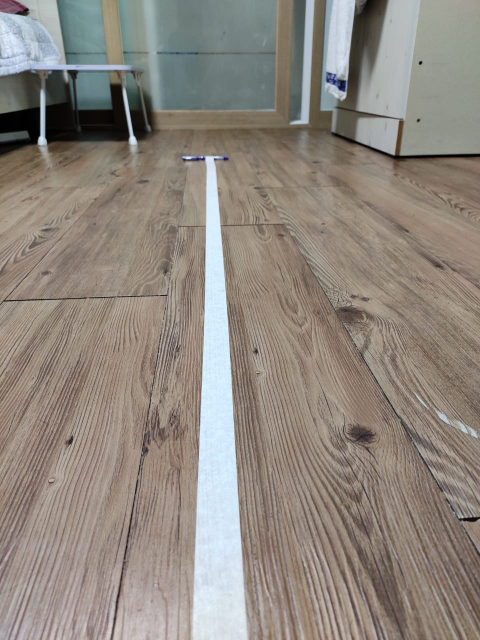
#> input picture Images/ex1.jpeg, 960 x 1280 px, given in place of the camera (shown at 1/2 size)
$ python 'Changing colorspaces.py'
#> lines starting #> are read from the running program, lines starting #| are printed output that depends on the picture; after the words box and inside, x2 and y2 are one past the last pixel; in counts of white or black regions, pixels touching at a corner belong together
import cv2

import numpy as np
'''
flags = [i for i in dir(cv) if i.startswith('COLOR_')]

print('No of Color-space conversion method in opencv:',len(flags))
'''

# import cv2
# import numpy as np

cap = cv2.VideoCapture(0)

while(1):

    _, frame = cap.read()
#> frame is the input picture: shape (1280, 960, 3); mean B, G, R 126.7, 135.1, 143.1
    hsv = cv2.cvtColor(frame, cv2.COLOR_BGR2HSV)
#> hsv: shape (1280, 960, 3); mean H, S, V 30.3, 43.7, 147

    # define range of white color in HSV
    # change it according to your need !
    lower_white = np.array([0, 0, 168])
    upper_white = np.array([172, 111, 255])

    # Threshold the HSV image to get only white colors
    mask = cv2.inRange(hsv, lower_white, upper_white)
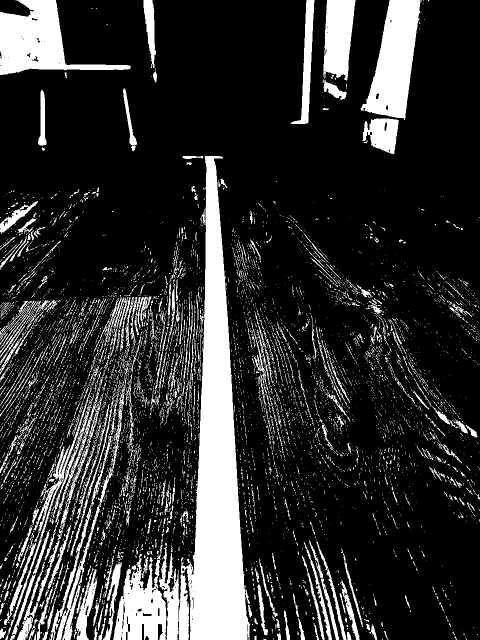
#> mask: shape (1280, 960) (shown at 1/2 size); 18.8% white; 6868 white regions (6250 under 20 px), largest, box (x1, y1, x2, y2) and area: (362, 312, 500, 1280) 63115, (0, 0, 262, 150) 16969, (721, 0, 841, 240) 16366
    # Bitwise-AND mask and original image
    res = cv2.bitwise_and(frame,frame, mask= mask)
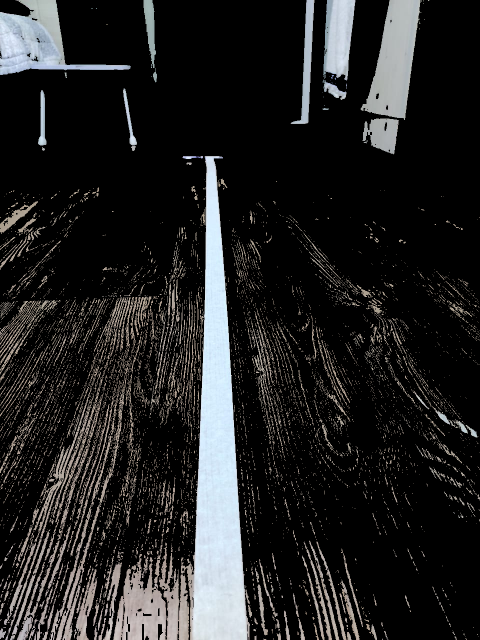
#> res: shape (1280, 960, 3) (shown at 1/2 size); mean B, G, R 35.3, 35.2, 35.1
    median = cv2.medianBlur(res, 5)
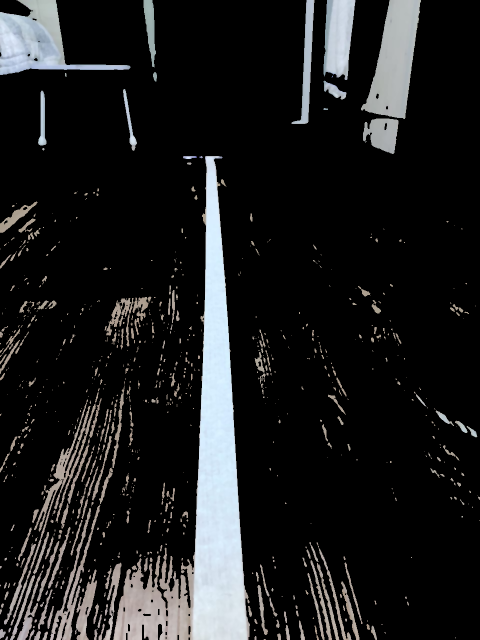
#> median: shape (1280, 960, 3) (shown at 1/2 size); mean B, G, R 30.1, 29.5, 29
    roi = median[200:400, 150:400]
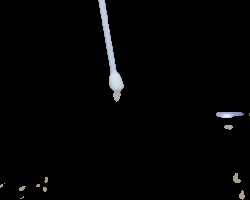
#> roi: shape (200, 250, 3); mean B, G, R 4.3, 4.1, 4
    cv2.imshow("ROI", roi)
    th2 = cv2.adaptiveThreshold(mask, 255, cv2.ADAPTIVE_THRESH_MEAN_C,cv2.THRESH_BINARY, 11, 2)
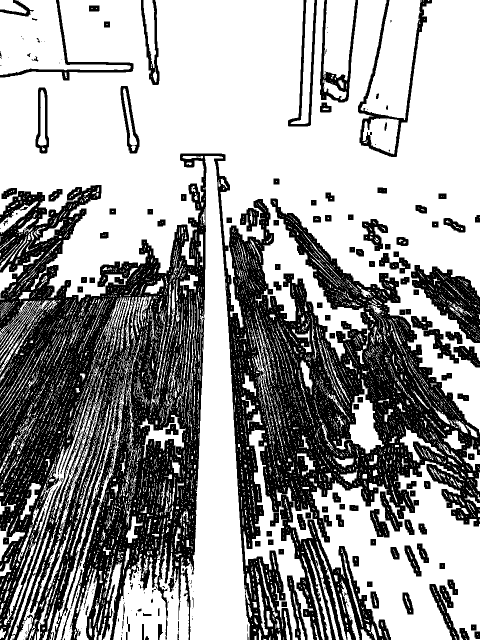
#> th2: shape (1280, 960) (shown at 1/2 size); 61.9% white; 460 black regions (323 under 20 px), largest, box (x1, y1, x2, y2) and area: (0, 307, 960, 1280) 403421, (822, 530, 960, 686) 9878, (716, 0, 864, 314) 5369


    cv2.imshow('frame',frame)
    cv2.imshow('mask',mask)
    cv2.imshow('res',median)
    cv2.imshow('th2', th2)

    # Press Q on keyboard to  exit
    if cv2.waitKey(1) == ord('q'):
#> (key q is pressed here)
        print('Streaming Stopped because of key pressed event')
        break

cv2.destroyAllWindows()

$ run again, on Images/ex2.jpeg
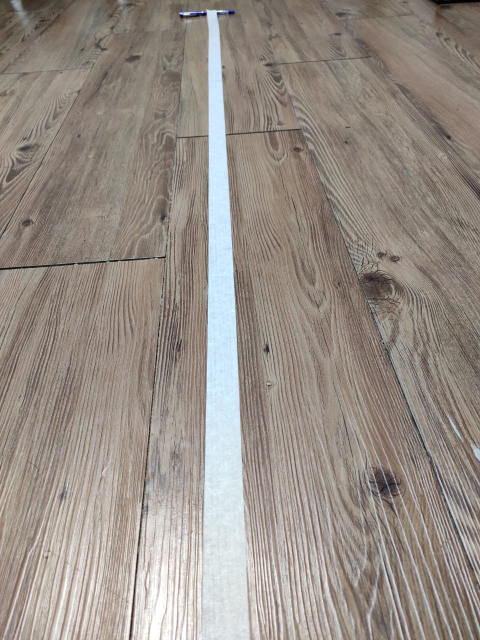
#> input picture Images/ex2.jpeg, 960 x 1280 px, given in place of the camera (shown at 1/2 size)
#> frame is the input picture: shape (1280, 960, 3); mean B, G, R 134.6, 142.3, 150.9
#> hsv: shape (1280, 960, 3); mean H, S, V 21.2, 35, 152.7
#> `mask = cv2.inRange(hsv, lower_white, upper_white)`:
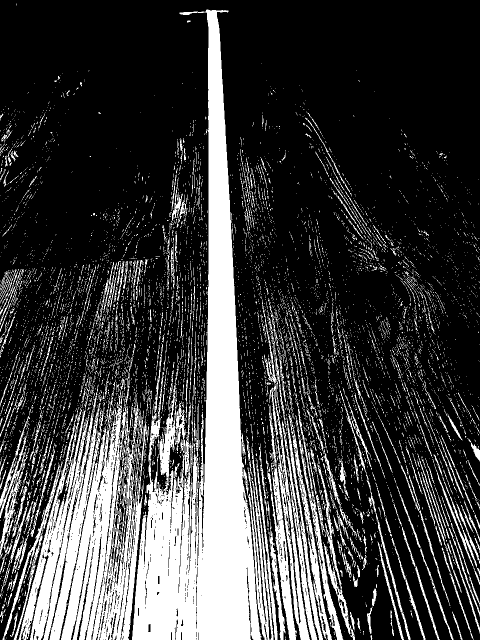
#> mask: shape (1280, 960) (shown at 1/2 size); 24.4% white; 7750 white regions (7138 under 20 px), largest, box (x1, y1, x2, y2) and area: (264, 19, 547, 1280) 124678, (37, 756, 292, 1280) 60103, (540, 775, 620, 1280) 5855
#> `th2 = cv2.adaptiveThreshold(mask, 255, cv2.ADAPTIVE_THRESH_MEAN_C,cv2...`:
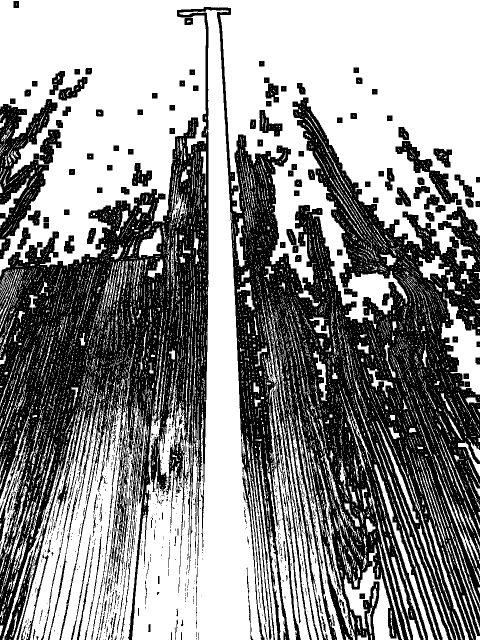
#> th2: shape (1280, 960) (shown at 1/2 size); 56.7% white; 1076 black regions (871 under 20 px), largest, box (x1, y1, x2, y2) and area: (0, 14, 960, 1280) 476583, (0, 198, 123, 518) 16391, (791, 282, 916, 408) 3690

$ run again, on Images/ex3.jpeg
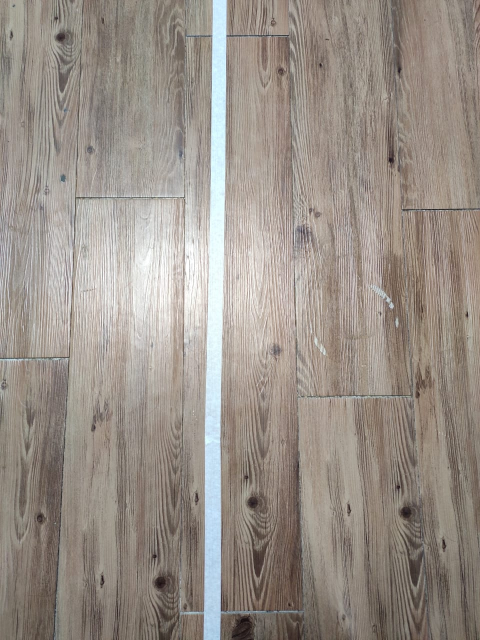
#> input picture Images/ex3.jpeg, 960 x 1280 px, given in place of the camera (shown at 1/2 size)
#> frame is the input picture: shape (1280, 960, 3); mean B, G, R 136.7, 144.6, 153.3
#> hsv: shape (1280, 960, 3); mean H, S, V 18.9, 33.3, 154.5
#> `mask = cv2.inRange(hsv, lower_white, upper_white)`:
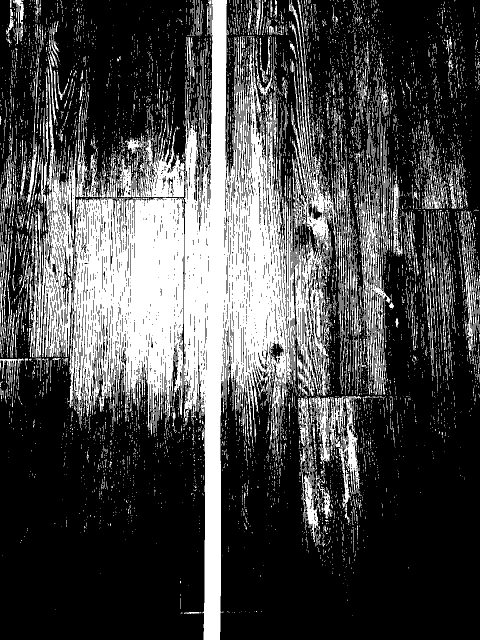
#> mask: shape (1280, 960) (shown at 1/2 size); 28.8% white; 7263 white regions (6572 under 20 px), largest, box (x1, y1, x2, y2) and area: (367, 0, 591, 1280) 122031, (138, 396, 369, 866) 77564, (578, 0, 674, 792) 20726
#> `th2 = cv2.adaptiveThreshold(mask, 255, cv2.ADAPTIVE_THRESH_MEAN_C,cv2...`:
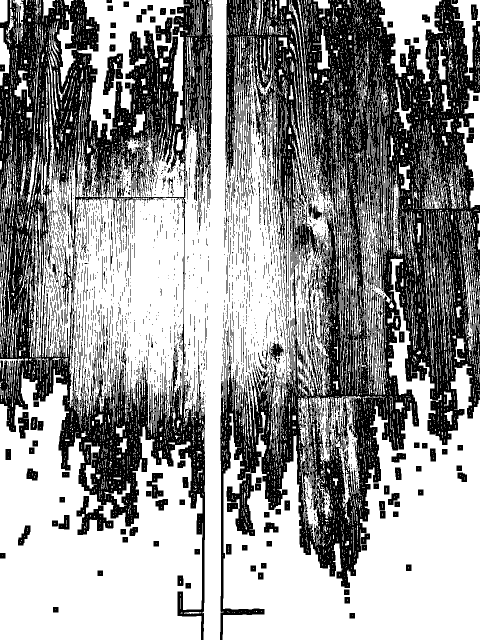
#> th2: shape (1280, 960) (shown at 1/2 size); 58.8% white; 2510 black regions (2064 under 20 px), largest, box (x1, y1, x2, y2) and area: (440, 0, 960, 1280) 279957, (0, 0, 425, 1280) 170108, (453, 947, 510, 1072) 3137

$ run again, on Images/ex4.jpeg
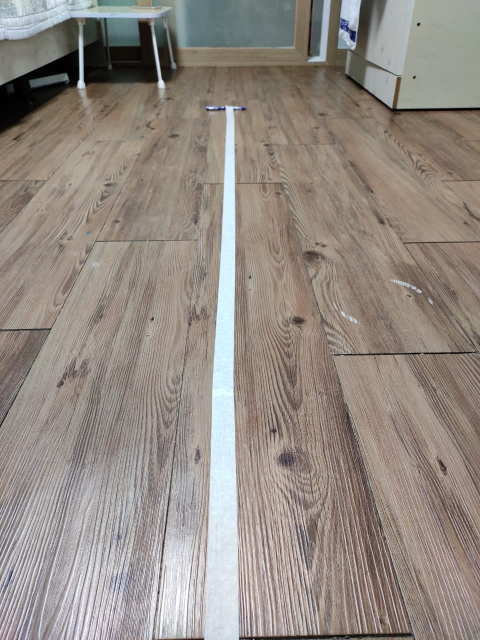
#> input picture Images/ex4.jpeg, 960 x 1280 px, given in place of the camera (shown at 1/2 size)
#> frame is the input picture: shape (1280, 960, 3); mean B, G, R 131.2, 138.6, 147.3
#> hsv: shape (1280, 960, 3); mean H, S, V 36.4, 39, 149.8
#> `mask = cv2.inRange(hsv, lower_white, upper_white)`:
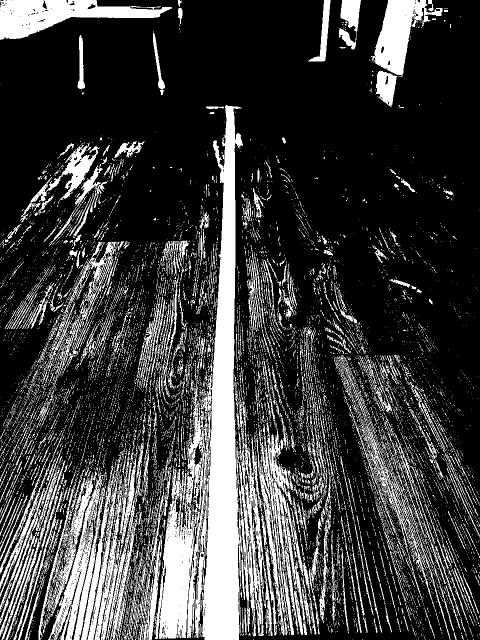
#> mask: shape (1280, 960) (shown at 1/2 size); 24% white; 9259 white regions (8387 under 20 px), largest, box (x1, y1, x2, y2) and area: (310, 210, 545, 1280) 83082, (0, 0, 344, 80) 13149, (513, 842, 598, 1271) 11393
#> `th2 = cv2.adaptiveThreshold(mask, 255, cv2.ADAPTIVE_THRESH_MEAN_C,cv2...`:
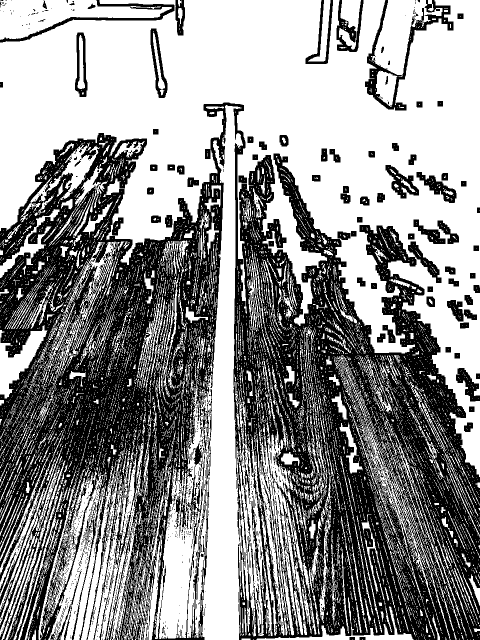
#> th2: shape (1280, 960) (shown at 1/2 size); 57% white; 1495 black regions (1341 under 20 px), largest, box (x1, y1, x2, y2) and area: (0, 205, 960, 1280) 479802, (730, 0, 907, 221) 5936, (0, 0, 349, 85) 3183
